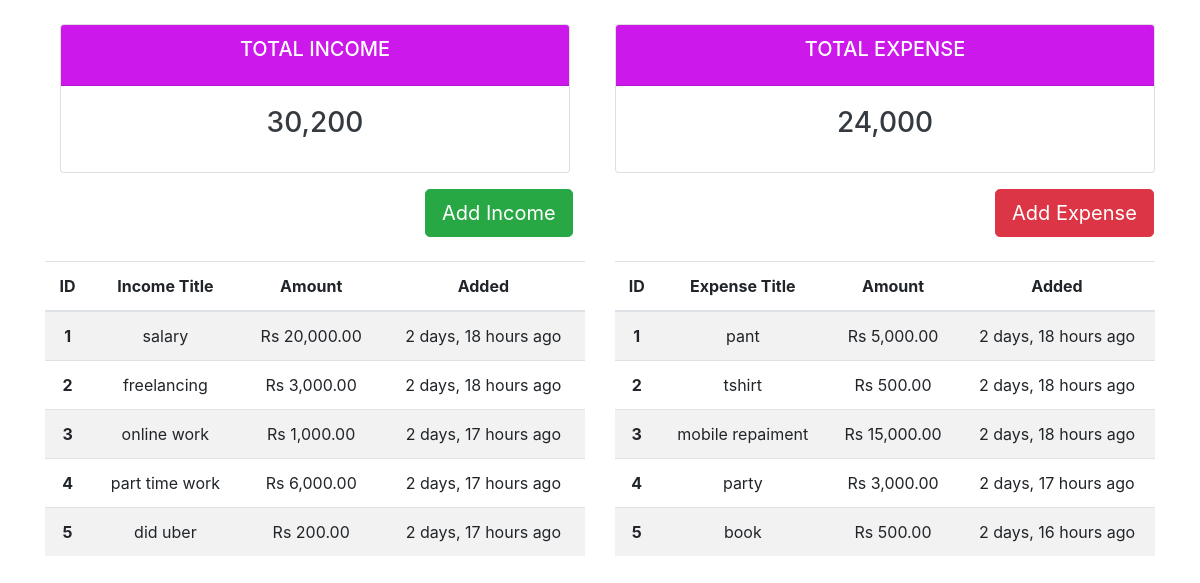
Before: / with the older database file.
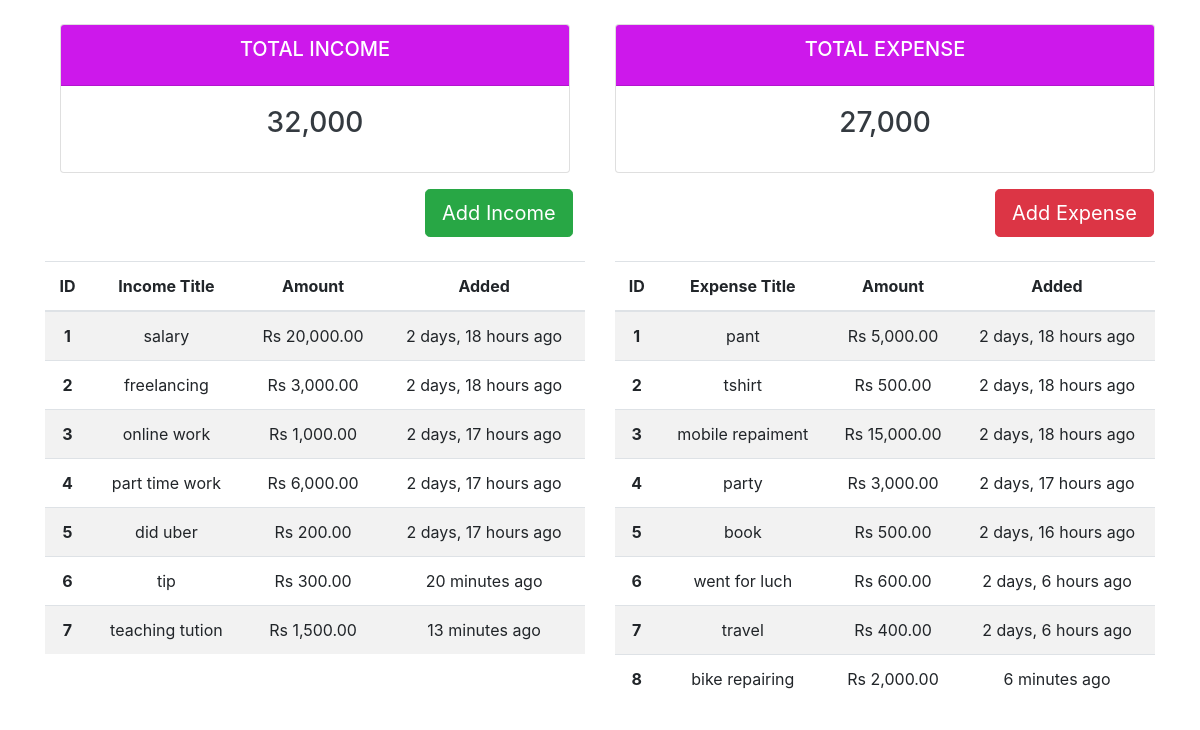
After: the same page with the newer database file.
### main/models.py (models this page shows, shortened)
class Income(models.Model):
    title = models.CharField(max_length=200)
    amount = models.DecimalField(max_digits=8, decimal_places=2)
    datetime = models.DateTimeField(auto_now_add=True)
    @classmethod
    def total_user_spend(cls):
        return cls.objects.aggregate(total=Sum('amount'))

class Expense(models.Model):
    title = models.CharField(max_length=200)
    amount = models.DecimalField(max_digits=8, decimal_places=2)
    datetime = models.DateTimeField(auto_now_add=True)
    @classmethod
    def total_user_spend(cls):
        return cls.objects.aggregate(total=Sum('amount'))

### main/views.py (the view)
# urls.py: 2. Add a URL to urlpatterns:  path('', views.home, name='home')
def home(request):
    income_detail = Income.objects.all()
    expense_detail = Expense.objects.all()
    sums = Income.total_user_spend()
    expense_sum = Expense.total_user_spend()
    return render(request, 'dashboard.html',  {'income_detail': income_detail,
                                               'expense_detail': expense_detail, 'sums': sums, 'expense_sum': expense_sum})

### main/templates/dashboard.html (shortened to what this page needs)
{% load humanize %}
<!DOCTYPE html>
<html lang="en">
  <head>
    <link
      rel="stylesheet"
      href="https://stackpath.bootstrapcdn.com/bootstrap/4.5.2/css/bootstrap.min.css"
    />
  </head>
  <body>
    <div class="container">
      <div class="row mt-4">
        <div class="col">
          <div class="col-md col-xs-12">
            <div class="card text-center text-white mb-3" id="orders-delivered">
              <div class="card-header header">
                <h5 class="card-title">TOTAL INCOME</h5>
              </div>
              <div class="card-body">
                <h3 class="card-title amonunt text-dark">{{sums.total|intcomma}}</h3>
              </div>
            </div>
          </div>
        </div>
        <div class="col">
          <div class="col-m col-xs-12">
            <div class="card text-center text-white mb-3" id="orders-delivered">
              <div class="card-header header">
                <h5 class="card-title">TOTAL EXPENSE</h5>
              </div>
              <div class="card-body">
                <h3 class="card-title text-dark">{{expense_sum.total|intcomma}}</h3>
              </div>
            </div>
          </div>
        </div>
      </div>
      <div class="row">
        <div class="col-sm-2 offset-sm-4">
          <a href="{% url 'incomeform' %}" class="btn btn-lg btn-success"
            >Add Income</a
          >
        </div>
        <div class="col-sm-2 offset-sm-4">
          <a href="{% url 'expenseform' %}" class="btn btn-lg btn-danger"
            >Add Expense</a
          >
        </div>
      </div>
      <div class="row mt-4">
        <div class="col-md-6">
          <table class="table table-striped text-center">
            <thead>
              <tr>
                <th scope="col">ID</th>
                <th scope="col">Income Title</th>
                <th scope="col">Amount</th>
                <th scope="col">Added</th>
              </tr>
            </thead>
            <tbody>
              {% for income in income_detail %}
              <tr>
                <th scope="row">{{income.id}}</th>
                <td>{{income.title}}</td>
                <td><span>Rs</span> {{income.amount|intcomma}}</td>
                <td>{{income.datetime|naturaltime}}</td>
              </tr>
              {% endfor %}
            </tbody>
          </table>
        </div>
        <div class="col-md-6">
          <table class="table table-striped text-center">
            <thead>
              <tr>
                <th scope="col">ID</th>
                <th scope="col">Expense Title</th>
                <th scope="col">Amount</th>
                <th scope="col">Added</th>
              </tr>
            </thead>
            <tbody>
              {% for expense in expense_detail %}
              <tr>
                <th scope="row">{{expense.id}}</th>
                <td>{{expense.title}}</td>
                <td><span>Rs</span> {{expense.amount|intcomma}}</td>
                <td>{{expense.datetime|naturaltime}}</td>
              </tr>
              {% endfor %}
            </tbody>
          </table>
        </div>
      </div>
    </div>
  </body>
</html>

### main/templates/dashboard.html (style rules this page uses)
.header { background: #cd18eb; }

Changed rows visible on the page:
added Income: id "6", title "tip", amount "300.00", datetime "20 minutes ago"
added Income: id "7", title "teaching tution", amount "1,500.00", datetime "13 minutes ago"
added Expense: id "6", title "went for luch", amount "600.00", datetime "2 days, 6 hours ago"
added Expense: id "7", title "travel", amount "400.00", datetime "2 days, 6 hours ago"
added Expense: id "8", title "bike repairing", amount "2,000.00", datetime "6 minutes ago"
Other visible differences:
{{ sums.total|intcomma }}: "30,200" → "32,000"
{{ expense_sum.total|intcomma }}: "24,000" → "27,000"
